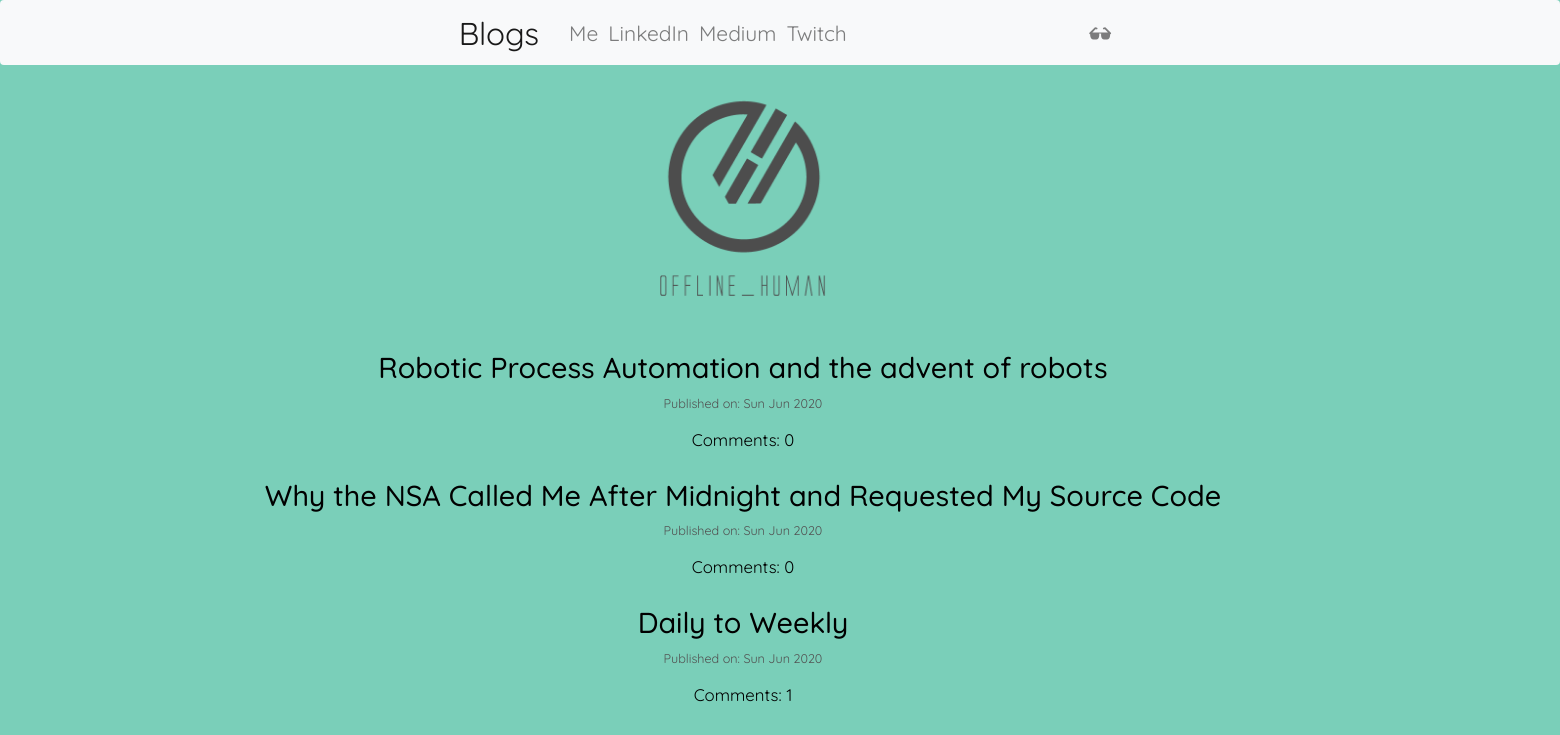
The page / on the database its author committed.
### blog/models.py (models this page shows, shortened)
class Post(models.Model):
    author = models.ForeignKey('auth.User',on_delete = models.CASCADE)
    title = models.CharField(max_length=200)
    text = models.TextField()
    create_date = models.DateTimeField(default=timezone.now)
    published_date = models.DateTimeField(blank=True,null=True)
    def approve_comments(self):
        return self.comments.filter(approved_comment=True)

### blog/views.py (the view)
# urls.py: url(r'^$',views.PostListView.as_view(),name='post_list'),
class PostListView(ListView):
    model = Post
    def get_queryset(self):
        return Post.objects.filter(published_date__lte=timezone.now()).order_by('-published_date')

### blog/templates/blog/post_list.html
{% extends 'blog/base.html' %}
{% block content %}
<div class="pos">
  <img src="static/images/Black-LogoPNG.png" alt="img" height="250" width="250" >
</div>
<div class="centerstage">
  {% for post in post_list %}
    <div class="post">
      <h1> <a id=myc href="{% url 'post_detail' pk=post.pk %}">{{post.title}}</a> </h1>
      <div class="date" id=myp>
        <p>Published on: {{post.published_date|date:"D M Y"}} </p>
      </div>
        <a id=myc href="{% url 'post_detail' pk=post.pk%}">Comments: {{post.approve_comments.count}}</a>
    </div>
  {% endfor %}
</div>
{% endblock %}

### blog/templates/blog/base.html (shortened to what this page needs)
<!DOCTYPE html>
{% load static %}
<html lang="en" dir="ltr">
  <head>
    <link rel="stylesheet" href="https://stackpath.bootstrapcdn.com/bootstrap/4.5.0/css/bootstrap.min.css">
      <link href="https://maxcdn.bootstrapcdn.com/font-awesome/4.7.0/css/font-awesome.min.css" rel="stylesheet">
      <link rel="stylesheet" href="https://maxcdn.bootstrapcdn.com/bootstrap/3.4.1/css/bootstrap.min.css">
      <link rel="stylesheet" href="//cdn.jsdelivr.net/medium-editor/latest/css/medium-editor.min.css" type="text/css" media="screen" charset="utf-8">
    <link rel="stylesheet" href="{% static 'css/blog.css' %}">
  </head>
  <body>
      <nav class="navbar navbar-expand-lg navbar-light bg-light techfont custom-navbar">
        <div class="container">
          <ul class="navbar-nav">
            <li>
              <a class="navbar-brand bigbrand" href="{% url 'post_list' %}">Blogs</a>
            </li>
            <li>
              <a class="nav-link" href="{% url 'about' %}">Me</a>
            </li>
            <li>
              <a class="nav-link" href="https://www.linkedin.com/in/sharathravi/">LinkedIn</a>
            </li>
            <li>
              <a class="nav-link" href="https://medium.com/@sharath.ravi">Medium</a>
            </li>
            <li>
              <a class="nav-link" href="https://www.twitch.tv/playbull007">Twitch</a>
            </li>
          </ul>
          <ul class="navbar-nav navbar-right">
            {% if user.is_authenticated %}
            <li>
              <a class="nav-link" href="{% url 'post_new' %}">New Post</a>
            </li>
            <li>
              <a class="nav-link" href="{% url 'post_draft_list' %}">Drafts</a>
            </li>
            <li>
              <a class="nav-link" href="{% url 'logout' %}">Logout</a>
            </li>
            <li>
              <a class="nav-link welcome">Welcome: {{user.username}}</a>
            </li>
              {% else %}
              <li>
                <a class="nav-link" href="{% url 'login' %}">
                  <span class='glyphicon glyphicon-sunglasses'></span>
                </a>
              </li>
            {% endif %}
          </ul>
      </div>
    </nav>
    <div class="content container techfont">
      <div class="rowo">
        <div class="col-md-8">
          <div class="blog_posts">
            {% block content %}
            {% endblock%}
          </div>
        </div>
      </div>
    </div>
</body>
</html>

### blog/static/css/blog.css (style rules this page uses)
#myc { color: #000000; font-size:0.8em; }
#myp { color: #525252; font-size:0.6em; }
.pos { text-align: center; }
.rowo { margin: auto; width: 140%; text-align: center; }
.techfont { font-family: 'Quicksand', sans-serif; font-size: 1.5em; margin-bottom: 10px; }
.bigbrand { font-size: 1.5em; }
.centerstage { margin-left: auto; margin-right: auto; margin-bottom: auto; background-color: ; }
body { background-color: #7acfb9; }

### rows shown on the page
Post: title "Robotic Process Automation and the advent of robots", published_date "Sun Jun 2020", approve_comments.count "0"
Post: title "Why the NSA Called Me After Midnight and Requested My Source Code", published_date "Sun Jun 2020", approve_comments.count "0"
Post: title "Daily to Weekly", published_date "Sun Jun 2020", approve_comments.count "1"
